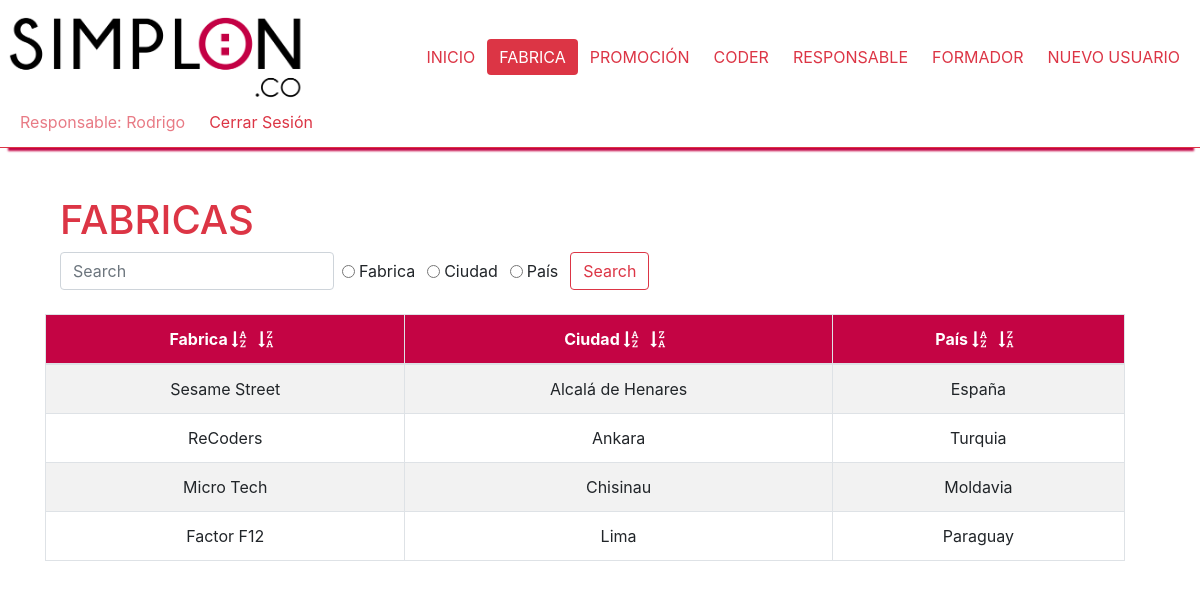
Screenshot of /fabrica.php (signed in) with the database file from the repository.
### tables this page shows
CREATE TABLE `fabrica` (
  `id_fabrica` int(11) NOT NULL,
  `fabrica` varchar(32) DEFAULT NULL,
  `fk_ciudad` int(11) NOT NULL,
  `fabricaStatus` tinyint(1) DEFAULT NULL
);

CREATE TABLE `ciudad` (
  `id_ciudad` int(11) NOT NULL,
  `ciudad` varchar(32) DEFAULT NULL,
  `fk_pais` int(11) NOT NULL
);

CREATE TABLE `pais` (
  `id_pais` int(11) NOT NULL,
  `pais` varchar(32) DEFAULT NULL,
  `nacionalidad` varchar(20) DEFAULT NULL
);

### fabrica.php (the view, shortened to what the rows shown need)
<!DOCTYPE html>
<html lang="en">
<head>
  <link rel="stylesheet" href="https://stackpath.bootstrapcdn.com/bootstrap/4.3.1/css/bootstrap.min.css">
  <link rel="stylesheet" href="https://maxcdn.bootstrapcdn.com/font-awesome/4.4.0/css/font-awesome.min.css">
  <link href="css/style.css" rel="stylesheet" type="text/css">
</head>
<body>
  <?php
  if (isset($_SESSION['tipo'])) {
    if ($_SESSION['tipo'] == 'a') { ?>
      <header>
        <nav class="nav d-inline-flex p-2 d-flex justify-content-between nav-tabs border-bottom border-danger cabecera container-fluid">
          <a class="justify-content-start" href="index.php"><img src="img/logo3.png" class="logo3"></a>
          <ul class="nav justify-content-center align-self-center">
            <li class="nav-item">
              <a class="btn btn-outline-danger border-0" href="index.php">INICIO</a>
            </li>
            <li class="nav-item">
              <a class="btn btn-outline-danger border-0 active" href="fabrica.php">FABRICA</a>
            </li>
            <li class="nav-item">
              <a class="btn btn-outline-danger border-0" href="promocion.php">PROMOCIÓN</a>
            </li>
            <li class="nav-item">
              <a class="btn btn-outline-danger border-0" href="coder.php">CODER</a>
            </li>
            <li class="nav-item">
              <a class="btn btn-outline-danger border-0" href="responsable.php">RESPONSABLE</a>
            </li>
            <li class="nav-item">
              <a class="btn btn-outline-danger border-0" href="formador.php">FORMADOR</a>
            </li>
            <li class="nav-item">
              <a class="btn btn-outline-danger border-0" href="nuevoUsuario.php">NUEVO USUARIO</a>
            </li>
          </ul>
          <ul class="nav justify-content-end align-self-center">
            <li class="nav-item">
              <a class="btn btn-outline-danger border-0 text-capitalize disabled" href="#"> admin: <?php echo $_SESSION['name']; ?> </a>
            </li>
            <li class="nav-item">
              <a class="btn btn-outline-danger border-0" href="cerrar.php">Cerrar Sesión</a>
            </li>
          </ul>
        </nav>
      </header>
      <br>
      <section class="container">
        <div class="row" id="tablafabrica">
          <div class="col-xs-12 col-md-12 col-lg-12">
            <div class="col-md-12">
              <br>
              <div class="btn btn-outline-danger pull-right color-art">
                <a href="agregarFab.php" class="text-reset"><i class="fa fa-plus-circle fa-lg"></i> Nueva Fabrica</a>
              </div>
              <h1 class="text-danger pull-left">FABRICAS</h1>
              <br>
            </div>
            <br>
            <div class="col-md-12 d-flex justify-content-start">
              <form class="form-inline" method="post">
                <input class="form-control mr-sm-2" type="search" placeholder="Search" aria-label="Search" name="buscar">
                <div class="form-check form-check-inline">
                  <input class="form-check-input" type="radio" id="inlineRadio1" value="radio_nombre" name="option">
                  <label class="form-check-label" for="inlineRadio1">Fabrica</label>
                </div>
                <div class="form-check form-check-inline">
                  <input class="form-check-input" type="radio" id="inlineRadio2" value="radio_ciudad" name="option">
                  <label class="form-check-label" for="inlineRadio2">Ciudad</label>
                </div>
                <div class="form-check form-check-inline">
                  <input class="form-check-input" type="radio" id="inlineRadio3" value="radio_pais" name="option">
                  <label class="form-check-label" for="inlineRadio3">País</label>
                </div>
                <button class="btn btn-outline-danger my-2 my-sm-0 busqueda" type="submit">Search</button>
              </form>
            </div>
            <br>
            <table id="tablafabrica" class="table table-striped table-bordered table-hover">
              <thead>
                <form method="post">
                  <tr class="text-white tituloTabla">
                    <th>Fabrica
                      <a href="fabrica.php?order=<?php echo 'fab_asc'; ?>" class="text-reset"><i class="fa fa-sort-alpha-asc" aria-hidden="true"></i></a>
                      <a href="fabrica.php?order=<?php echo 'fab_dsc'; ?>" class="text-reset"><i class="fa fa-sort-alpha-desc" aria-hidden="true"></i></a>
                    </th>
                    <th>Ciudad
                      <a href="fabrica.php?order=<?php echo 'ciu_asc'; ?>" class="text-reset"><i class="fa fa-sort-alpha-asc" aria-hidden="true"></i></a>
                      <a href="fabrica.php?order=<?php echo 'ciu_dsc'; ?>" class="text-reset"><i class="fa fa-sort-alpha-desc" aria-hidden="true"></i></a></th>
                    <th>País
                      <a href="fabrica.php?order=<?php echo 'pais_asc'; ?>" class="text-reset"><i class="fa fa-sort-alpha-asc" aria-hidden="true"></i></a>
                      <a href="fabrica.php?order=<?php echo 'pais_dsc'; ?>" class="text-reset"><i class="fa fa-sort-alpha-desc" aria-hidden="true"></i></a></th>
                    <th>Status
                      <a href="fabrica.php?order=<?php echo 'sta_asc'; ?>" class="text-reset"><i class="fa fa-sort-alpha-asc" aria-hidden="true"></i></a>
                      <a href="fabrica.php?order=<?php echo 'sta_dsc'; ?>" class="text-reset"><i class="fa fa-sort-alpha-desc" aria-hidden="true"></i></a></th>
                    <th class="text-center">Acción</th>
                  </tr>
                </form>
              </thead>
              <tbody>
                <?php
                include 'conex.php';
                if (isset($_POST['option'])) {
                  $bus = $_POST['buscar'];
                  $op = $_POST['option'];
                  switch ($op) {
                    case 'radio_nombre':
                      $con = "and fabrica.fabrica like '%$bus%'";
                      break;
                    case 'radio_ciudad':
                      $con = "and ciudad.ciudad like '%$bus%'";
                      break;
                    case 'radio_pais':
                      $con = "and pais.pais like '%$bus%'";
                      break;
                    default:
                      $con = "";
                      break;
                  }
                } else {
                  $con = "";
                }
                if (isset($_GET['order'])) {
                  $order = $_GET['order'];
                  switch ($order) {
                    case 'fab_asc':
                      $ord = "ORDER BY fabrica.fabrica ASC";
                      break;
                    case 'fab_dsc':
                      $ord = "ORDER BY fabrica.fabrica DESC";
                      break;
                    case 'ciu_asc':
                      $ord = "ORDER BY ciudad.ciudad ASC";
                      break;
                    case 'ciu_dsc':
                      $ord = "ORDER BY ciudad.ciudad DESC";
                      break;
                    case 'pais_asc':
                      $ord = "ORDER BY pais.pais ASC";
                      break;
                    case 'pais_dsc':
                      $ord = "ORDER BY pais.pais DESC";
                      break;
                    case 'sta_asc':
                      $ord = "ORDER BY fabrica.fabricaStatus DESC";
                      break;
                    case 'sta_dsc':
                      $ord = "ORDER BY fabrica.fabricaStatus ASC";
                      break;
                    default:
                      $ord = "";
                      break;
                  }
                } else {
                  $ord = "";
                }
                $con_fab = "SELECT fabrica.fabrica,ciudad.ciudad,pais.pais, fabrica.fabricaStatus,fabrica.id_fabrica
                FROM fabrica,ciudad,pais  where fabrica.fk_ciudad=ciudad.id_ciudad and ciudad.fk_pais=pais.id_pais $con $ord";
                $r = mysqli_query($link, $con_fab);
                while ($a = mysqli_fetch_array($r)) { ?>
                  <tr>
                    <td><?php echo $a[0]; ?> </td>
                    <td><?php echo $a[1]; ?> </td>
                    <td><?php echo $a[2]; ?> </td>
                    <td><?php if (($a[3]) == 1) {
                          echo "Activo";
                        } else {
                          echo "Inactivo";
                        }; ?></td>
                    <td>
                      <a href="modificarFab.php?modFab=<?php echo $a[4]; ?>"><i class="fa fa-pencil-square-o fa-2x bg-transparent text-danger" aria-hidden="true"></i></a>
                      <a data-toggle="modal" data-target="#modalElimFab<?php echo $a[4]; ?>"><i class="fa fa-trash-o fa-2x bg-transparent text-danger" aria-hidden="true"></i></a>
                      <div class="modal fade" id="modalElimFab<?php echo $a[4]; ?>" tabindex="-1" role="dialog" aria-labelledby="exampleModalCenterTitle" aria-hidden="true">
                        <div class="modal-dialog modal-dialog-centered w-25" role="document">
                          <div class="modal-content">
                            <div class="modal-header border-bottom border-danger">
                              <h5 class="modal-title text-uppercase text-left text-danger" id="exampleModalCenterTitle">Desea Eliminar Fabrica</h5>
                              <button type="button" class="close" data-dismiss="modal" aria-label="Close">
                                <span aria-hidden="true">&times;</span>
                              </button>
                            </div>
                            <div class="modal-footer border-0">
                              <br>
                              <button class="btn btn-secondary" data-dismiss="modal">Cerrar</button>
                              <a href="delete.php?simpDeleteFab=<?php echo $a[4]; ?>" class="btn btn-danger" id="enviarf" type="submit">Eliminar</a>
                            </div>
                          </div>
                          </form>
                        </div>
                      </div>
          </div>
        </div>
        </td>
        </tr>
        </div>
      <?php
                }
      ?>
      </table>
      </div>
      </div>
      </section>
    <?php
    } elseif ($_SESSION['tipo'] == 'p') { ?>
      <br>
      <section class="container">
        <div class="row" id="tablafabrica">
          <div class="col-xs-12 col-md-12 col-lg-12">
            <div class="col-md-12">
              <br>
              <h1 class="text-danger pull-left">FABRICAS</h1>
              <br>
            </div>
            <br>
            <br>
            <table id="tablafabrica" class="table table-striped table-bordered">
              <thead>
                <tr class="text-white tituloTabla">
                  <th>Fabrica
                    <a href="fabrica.php?order=<?php echo 'fab_asc'; ?>" class="text-reset"><i class="fa fa-sort-alpha-asc" aria-hidden="true"></i></a>
                    <a href="fabrica.php?order=<?php echo 'fab_dsc'; ?>" class="text-reset"><i class="fa fa-sort-alpha-desc" aria-hidden="true"></i></a>
                  </th>
                  <th>Ciudad
                    <a href="fabrica.php?order=<?php echo 'ciu_asc'; ?>" class="text-reset"><i class="fa fa-sort-alpha-asc" aria-hidden="true"></i></a>
                    <a href="fabrica.php?order=<?php echo 'ciu_dsc'; ?>" class="text-reset"><i class="fa fa-sort-alpha-desc" aria-hidden="true"></i></a>
                  </th>
                  <th>País
                    <a href="fabrica.php?order=<?php echo 'pais_asc'; ?>" class="text-reset"><i class="fa fa-sort-alpha-asc" aria-hidden="true"></i></a>
                    <a href="fabrica.php?order=<?php echo 'pais_dsc'; ?>" class="text-reset"><i class="fa fa-sort-alpha-desc" aria-hidden="true"></i></a>
                  </th>
                </tr>
              </thead>
              <tbody>
                <?php
                include 'conex.php';
                if (isset($_POST['option'])) {
                  $bus = $_POST['buscar'];
                  $op = $_POST['option'];
                  switch ($op) {
                    case 'radio_nombre':
                      $con = "and fabrica.fabrica like '%$bus%'";
                      break;
                    case 'radio_ciudad':
                      $con = "and ciudad.ciudad like '%$bus%'";
                      break;
                    case 'radio_pais':
                      $con = "and pais.pais like '%$bus%'";
                      break;
                    default:
                      $con = "";
                      break;
                  }
                } else {
                  $con = "";
                }
                if (isset($_GET['order'])) {
                  $order = $_GET['order'];
                  switch ($order) {
                    case 'fab_asc':
                      $ord = "ORDER BY fabrica.fabrica ASC";
                      break;
                    case 'fab_dsc':
                      $ord = "ORDER BY fabrica.fabrica DESC";
                      break;
                    case 'ciu_asc':
                      $ord = "ORDER BY ciudad.ciudad ASC";
                      break;
                    case 'ciu_dsc':
                      $ord = "ORDER BY ciudad.ciudad DESC";
                      break;
                    case 'pais_asc':
                      $ord = "ORDER BY pais.pais ASC";
                      break;
                    case 'pais_dsc':
                      $ord = "ORDER BY pais.pais DESC";
                      break;
                    case 'sta_asc':
                      $ord = "ORDER BY fabrica.fabricaStatus DESC";
                      break;
                    case 'sta_dsc':
                      $ord = "ORDER BY fabrica.fabricaStatus ASC";
                      break;
                    default:
                      $ord = "";
                      break;
                  }
                } else {
                  $ord = "";
                }
                $con_fab = "SELECT fabrica.fabrica,ciudad.ciudad,pais.pais, fabrica.fabricaStatus,fabrica.id_fabrica
                FROM fabrica,ciudad,pais  where fabrica.fk_ciudad=ciudad.id_ciudad and ciudad.fk_pais=pais.id_pais and fabricaStatus='1' $con $ord";
                $r = mysqli_query($link, $con_fab);
                while ($a = mysqli_fetch_array($r)) { ?>
                  <tr>
                    <td><?php echo $a[0]; ?> </td>
                    <td><?php echo $a[1]; ?> </td>
                    <td><?php echo $a[2]; ?> </td>
                  </tr>
          </div>
        <?php
                }
        ?>
      </section>
  <?php
    }
  }
  ?>
</body>
</html>

### rows the page displays
fabrica: fabrica "Sesame Street", fk_ciudad.ciudad "Alcalá de Henares", pais.pais "España"
fabrica: fabrica "ReCoders", fk_ciudad.ciudad "Ankara", pais.pais "Turquia"
fabrica: fabrica "Micro Tech", fk_ciudad.ciudad "Chisinau", pais.pais "Moldavia"
fabrica: fabrica "Factor F12", fk_ciudad.ciudad "Lima", pais.pais "Paraguay"

### other values shown
$_SESSION['name'] "Rodrigo"
